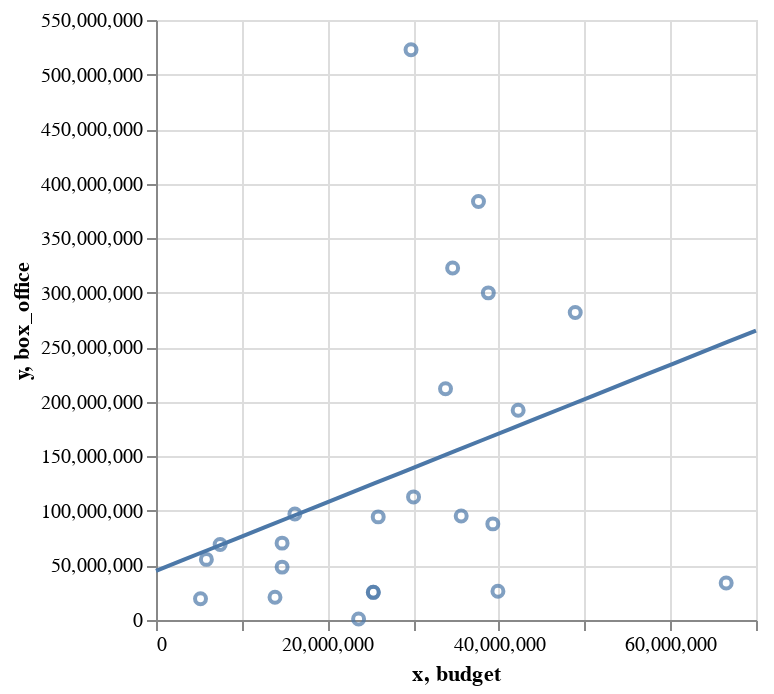

Notebook cell for this chart:
### Code cell
linreg = alt.Chart(linreg_func).mark_line().encode(
    x='x',
    y='y')

linreg + box_budget

### Figure 1 — Vega-Lite specification as saved in the notebook (floating-point values rounded to 4 significant figures)
{"config": {"view": {"continuousWidth": 300, "continuousHeight": 300}}, "layer": [{"data": {"name": "data-81720d5e95e5342576cbf35a02454320"}, "mark": {"type": "line"}, "encoding": {"x": {"field": "x", "type": "quantitative"}, "y": {"field": "y", "type": "quantitative"}}}, {"data": {"name": "data-28ff8114ea5b8367971f2e44587967e7"}, "mark": {"type": "point"}, "encoding": {"tooltip": {"field": "movie", "type": "nominal"}, "x": {"field": "budget", "type": "quantitative"}, "y": {"field": "box_office", "type": "quantitative"}}}], "$schema": "https://vega.github.io/schema/vega-lite/v5.20.1.json", "datasets": {"data-81720d5e95e5342576cbf35a02454320": [{"x": 0.0, "y": 45040000.0}, {"x": 3182000.0, "y": 55060000.0}, {"x": 6364000.0, "y": 65070000.0}, {"x": 9545000.0, "y": 75090000.0}, {"x": 12730000.0, "y": 85100000.0}, {"x": 15910000.0, "y": 95110000.0}, {"x": 19090000.0, "y": 105100000.0}, {"x": 22270000.0, "y": 115100000.0}, {"x": 25450000.0, "y": 125200000.0}, {"x": 28640000.0, "y": 135200000.0}, {"x": 31820000.0, "y": 145200000.0}, {"x": 35000000.0, "y": 155200000.0}, {"x": 38180000.0, "y": 165200000.0}, {"x": 41360000.0, "y": 175200000.0}, {"x": 44550000.0, "y": 185200000.0}, {"x": 47730000.0, "y": 195300000.0}, {"x": 50910000.0, "y": 205300000.0}, {"x": 54090000.0, "y": 215300000.0}, {"x": 57270000.0, "y": 225300000.0}, {"x": 60450000.0, "y": 235300000.0}, {"x": 63640000.0, "y": 245300000.0}, {"x": 66820000.0, "y": 255300000.0}, {"x": 70000000.0, "y": 265400000.0}], "data-28ff8114ea5b8367971f2e44587967e7": [{"movie": "Nausicaa", "release_date": "1984-03-11T00:00:00", "year": 1984, "budget": 5193000.0, "box_office": 19470000.0, "return": 2.75}, {"movie": "Castle in the Sky", "release_date": "1986-08-02T00:00:00", "year": 1986, "budget": 13880000.0, "box_office": 20820000.0, "return": 0.5}, {"movie": "Grave of the Fireflies", "release_date": "1988-04-15T00:00:00", "year": 1988, "budget": 25350000.0, "box_office": 25350000.0, "return": 0.0}, {"movie": "My Neighbor Totoro", "release_date": "1988-04-15T00:00:00", "year": 1988, "budget": 25350000.0, "box_office": 25350000.0, "return": 0.0}, {"movie": "Kiki's Delivery Service", "release_date": "1989-07-29T00:00:00", "year": 1989, "budget": 7484000.0, "box_office": 69220000.0, "return": 8.25}, {"movie": "Only Yesterday", "release_date": "1991-07-20T00:00:00", "year": 1991, "budget": 5878000.0, "box_office": 55560000.0, "return": 8.451}, {"movie": "Porco Rosso", "release_date": "1992-07-18T00:00:00", "year": 1992, "budget": 16200000.0, "box_office": 97210000.0, "return": 5.0}, {"movie": "Pom Poko", "release_date": "1994-07-16T00:00:00", "year": 1994, "budget": 25930000.0, "box_office": 94510000.0, "return": 2.646}, {"movie": "Whisper of the Heart", "release_date": "1995-07-15T00:00:00", "year": 1995, "budget": 14710000.0, "box_office": 70450000.0, "return": 3.789}, {"movie": "Princess Mononoke", "release_date": "1997-07-12T00:00:00", "year": 1997, "budget": 34610000.0, "box_office": 322600000.0, "return": 8.323}, {"movie": "My Neighbors the Yamadas", "release_date": "1999-07-17T00:00:00", "year": 1999, "budget": 39890000.0, "box_office": 26370000.0, "return": -0.339}, {"movie": "Spirited Away", "release_date": "2001-07-20T00:00:00", "year": 2001, "budget": 29750000.0, "box_office": 522700000.0, "return": 16.57}, {"movie": "The Cat Returns", "release_date": "2002-07-19T00:00:00", "year": 2002, "budget": 35610000.0, "box_office": 95260000.0, "return": 1.675}, {"movie": "Howl's Moving Castle", "release_date": "2004-11-20T00:00:00", "year": 2004, "budget": 37620000.0, "box_office": 383500000.0, "return": 9.195}, {"movie": "Tales from Earthsea", "release_date": "2006-07-29T00:00:00", "year": 2006, "budget": 30050000.0, "box_office": 112800000.0, "return": 2.755}, {"movie": "Ponyo", "release_date": "2008-07-19T00:00:00", "year": 2008, "budget": 48910000.0, "box_office": 281900000.0, "return": 4.763}, {"movie": "Arrietty", "release_date": "2010-07-17T00:00:00", "year": 2010, "budget": 33780000.0, "box_office": 212000000.0, "return": 5.276}, {"movie": "From Up On Poppy Hill", "release_date": "2011-07-16T00:00:00", "year": 2011, "budget": 39300000.0, "box_office": 88110000.0, "return": 1.242}, {"movie": "The Wind Rises", "release_date": "2013-07-20T00:00:00", "year": 2013, "budget": 42250000.0, "box_office": 192300000.0, "return": 3.552}, {"movie": "The Tale of Princess Kaguya", "release_date": "2013-11-23T00:00:00", "year": 2013, "budget": 66520000.0, "box_office": 33860000.0, "return": -0.491}, {"movie": "When Marnie Was There", "release_date": "2014-07-19T00:00:00", "year": 2014, "budget": 14710000.0, "box_office": 48480000.0, "return": 2.295}, {"movie": "Earwig and the Witch", "release_date": "2021-02-03T00:00:00", "year": 2021, "budget": 23640000.0, "box_office": 858900.0, "return": -0.9637}, {"movie": "The Boy and the Heron", "release_date": "2023-07-14T00:00:00", "year": 2023, "budget": 38770000.0, "box_office": 299900000.0, "return": 6.734}]}}
